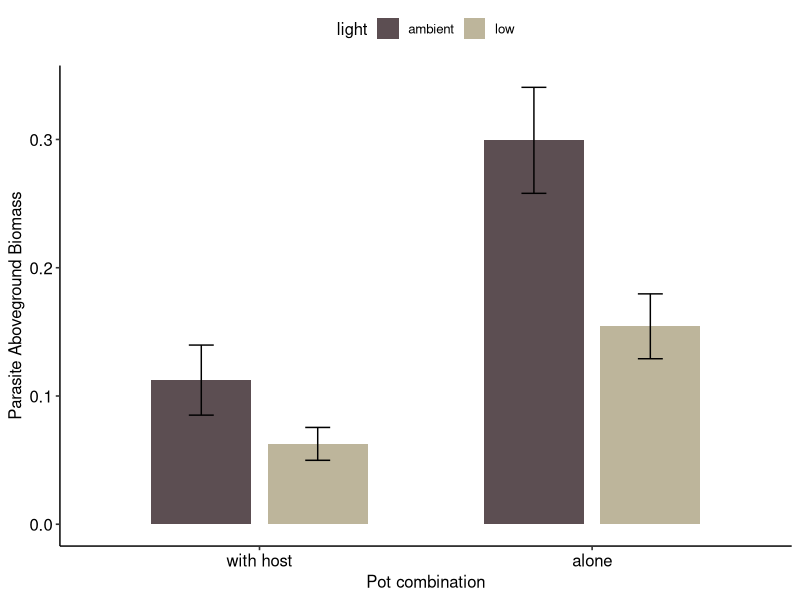
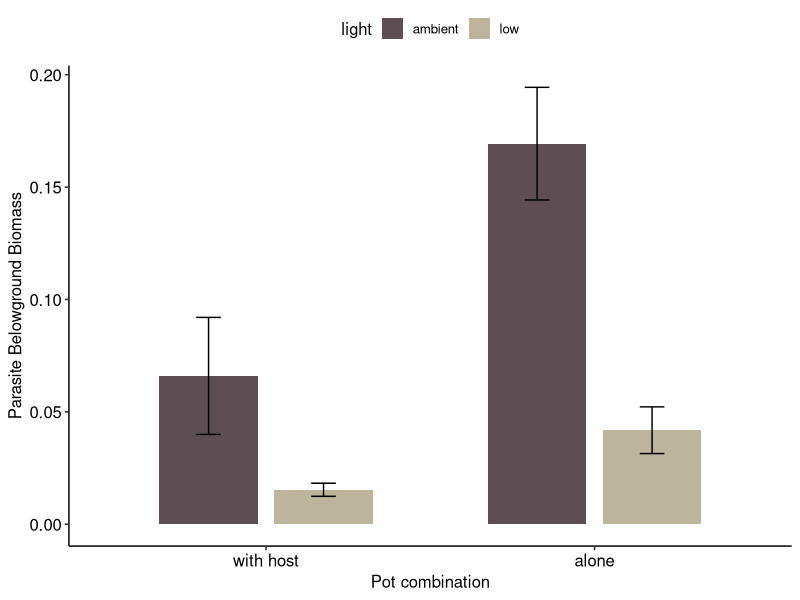
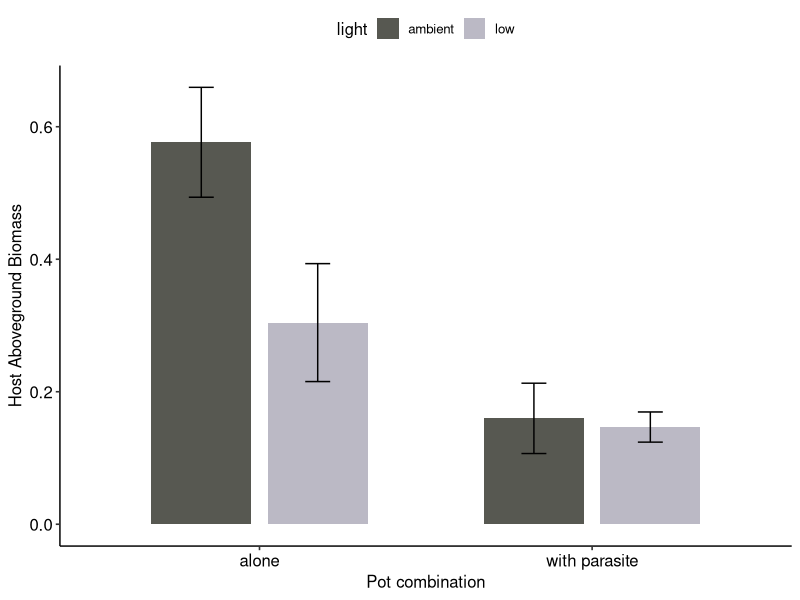
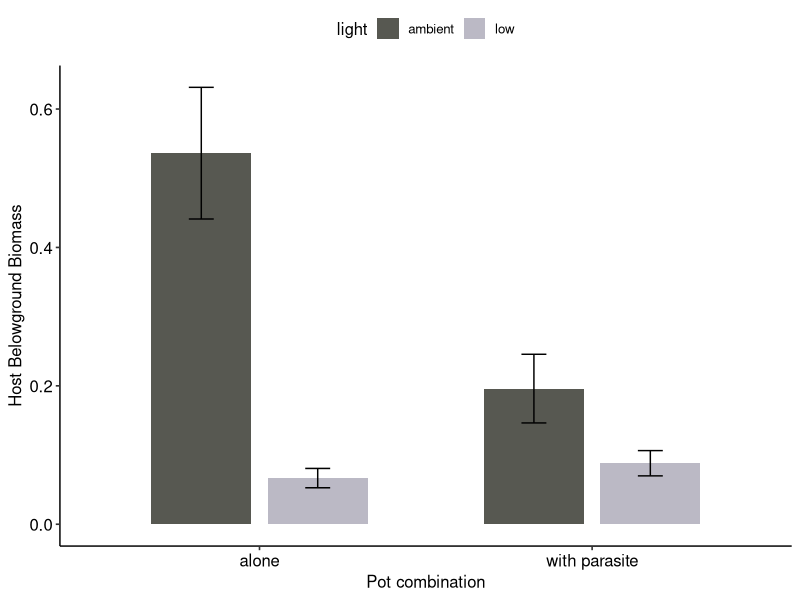
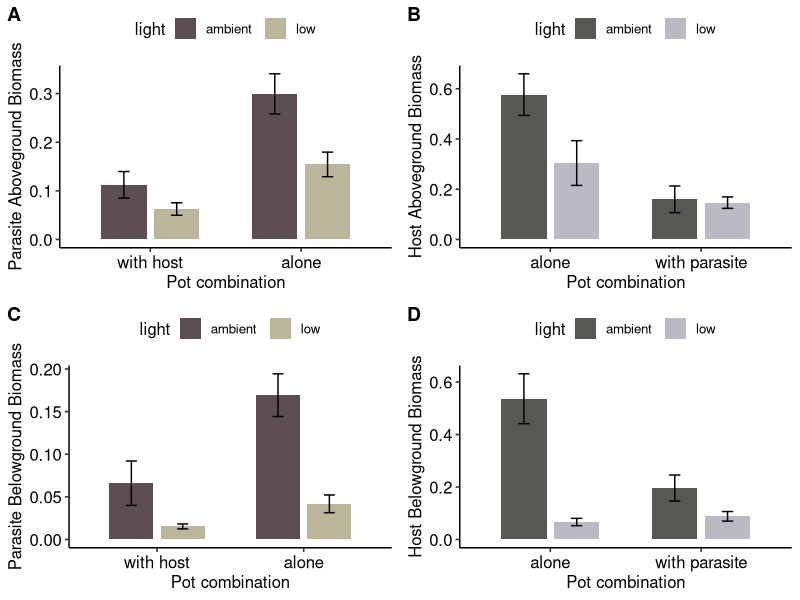

The R script that drew these images, in order:
#This sets our working directory so that we have access to our files
setwd("~/Desktop/Castilleja/Data Analysis/Chelsea Data")

#The goal of this is to assess how light influences biomas growth for host and parasite

#----------Data importing, cleaning, and restructuring----------#
library(tidyverse)#for data wrangling and restructuring
library(magrittr)#for data wrangling and restructuring
library(conflicted)#helps resolve errors for similar functions between packages
library(car)
library(lme4)
library(emmeans)# for comparison of means
library(ggpubr)
library(ggplot2)

#conflicts
conflicts_prefer(dplyr::summarise)
conflicts_prefer(dplyr::filter)
conflicts_prefer(dplyr::recode)

#import data
full_data <- read.csv("Pilot - Total.csv")
full_data <- as.data.frame(unclass(full_data),stringsAsFactors=TRUE)
full_data %<>% drop_na(biomass)

#Filter datasets by species so that we can conduct analysis and graph
cain_data <- filter(full_data, plant == "CAIN")#parasite data
cain_data %<>% mutate(pot_type = recode(pot_type,
                          "HP" = "with host",
                          "P" = "alone"))
scsc_data <- filter(full_data, plant == "SCSC")#host data
scsc_data %<>% mutate(pot_type = recode(pot_type,
                                        "HP" = "with parasite",
                                        "H" = "alone"))
cain_above <- filter(cain_data, bio_type == "AGB")#parasite data
cain_below <- filter(cain_data, bio_type == "BGB")#parasite data


#remove NA values from rows and columns

#----------Graphing----------#
cain_above <- filter(cain_data, bio_type == "AGB")#parasite data
cain_below <- filter(cain_data, bio_type == "BGB")#parasite data

scsc_above <- filter(scsc_data, bio_type == "AGB")#parasite data
scsc_below <- filter(scsc_data, bio_type == "BGB")#parasite data

cain_above_mean <- cain_above %>% 
  group_by(light, pot_type) %>% 
  summarise(mean = mean(biomass), se = sd(biomass)/sqrt(n()))

cain_below_mean <- cain_below %>% 
  group_by(light, pot_type) %>% 
  summarise(mean = mean(biomass), se = sd(biomass)/sqrt(n()))

scsc_above_mean <- scsc_above %>% 
  group_by(light, pot_type) %>% 
  summarise(mean = mean(biomass), se = sd(biomass)/sqrt(n()))

scsc_below_mean <- scsc_below %>% 
  group_by(light, pot_type) %>% 
  summarise(mean = mean(biomass), se = sd(biomass)/sqrt(n()))

#We will graph Paraite biomass by our two treatments (pot_type & light)
cain.above <- ggplot(cain_above_mean, aes(x=pot_type, y=mean, fill=light)) + 
  geom_col(position = position_dodge(0.7), width = .6, linewidth = 0.75, alpha = 0.9, size = 0.1) +
  geom_errorbar(aes(ymin = mean-se, ymax = mean+se),
                position =  position_dodge(width = 0.7), width = 0.15) +
  labs(x = "Pot combination", y = "Parasite Aboveground Biomass") +
  scale_fill_manual(values=c("#4b3b40","#b6ad90")) +
  theme(panel.background = element_rect(fill='transparent'), #transparent panel bg
        plot.background = element_rect(fill='transparent', color=NA), #transparent plot bg
        legend.background = element_rect(fill='transparent'), #transparent legend bg
        legend.box.background = element_rect(fill='transparent')) + #transparent legend pane
  theme_pubr()
cain.above

cain.below <- ggplot(cain_below_mean, aes(x=pot_type, y=mean, fill=light)) + 
  geom_col(position = position_dodge(0.7), width = .6, linewidth = 0.75, alpha = 0.9, size = 0.1) +
  geom_errorbar(aes(ymin = mean-se, ymax = mean+se),
                position =  position_dodge(width = 0.7), width = 0.15) +
  labs(x = "Pot combination", y = "Parasite Belowground Biomass") +
  scale_fill_manual(values=c("#4b3b40","#b6ad90")) +
  theme(panel.background = element_rect(fill='transparent'), #transparent panel bg
        plot.background = element_rect(fill='transparent', color=NA), #transparent plot bg
        legend.background = element_rect(fill='transparent'), #transparent legend bg
        legend.box.background = element_rect(fill='transparent')) + #transparent legend pane
  theme_pubr()
cain.below

scsc.above <- ggplot(scsc_above_mean, aes(x=pot_type, y=mean, fill=light)) + 
  geom_col(position = position_dodge(0.7), width = .6, linewidth = 0.75, alpha = 0.9, size = 0.1) +
  geom_errorbar(aes(ymin = mean-se, ymax = mean+se),
                position =  position_dodge(width = 0.7), width = 0.15) +
  labs(x = "Pot combination", y = "Host Aboveground Biomass") +
  scale_fill_manual(values=c("#45463e","#b3b1be")) +
  theme(panel.background = element_rect(fill='transparent'), #transparent panel bg
        plot.background = element_rect(fill='transparent', color=NA), #transparent plot bg
        legend.background = element_rect(fill='transparent'), #transparent legend bg
        legend.box.background = element_rect(fill='transparent')) + #transparent legend pane
  theme_pubr()
scsc.above

scsc.below <- ggplot(scsc_below_mean, aes(x=pot_type, y=mean, fill=light)) + 
  geom_col(position = position_dodge(0.7), width = .6, linewidth = 0.75, alpha = 0.9, size = 0.1) +
  geom_errorbar(aes(ymin = mean-se, ymax = mean+se),
                position =  position_dodge(width = 0.7), width = 0.15) +
  labs(x = "Pot combination", y = "Host Belowground Biomass") +
  scale_fill_manual(values=c("#45463e","#b3b1be")) +
  theme(panel.background = element_rect(fill='transparent'), #transparent panel bg
        plot.background = element_rect(fill='transparent', color=NA), #transparent plot bg
        legend.background = element_rect(fill='transparent'), #transparent legend bg
        legend.box.background = element_rect(fill='transparent')) + #transparent legend pane
  theme_pubr()
scsc.below

biomass.plots <- ggarrange(cain.above, scsc.above, cain.below, scsc.below,
                           labels = c("A", "B","C", "D"), 
                           nrow = 2, ncol = 2)
biomass.plots
